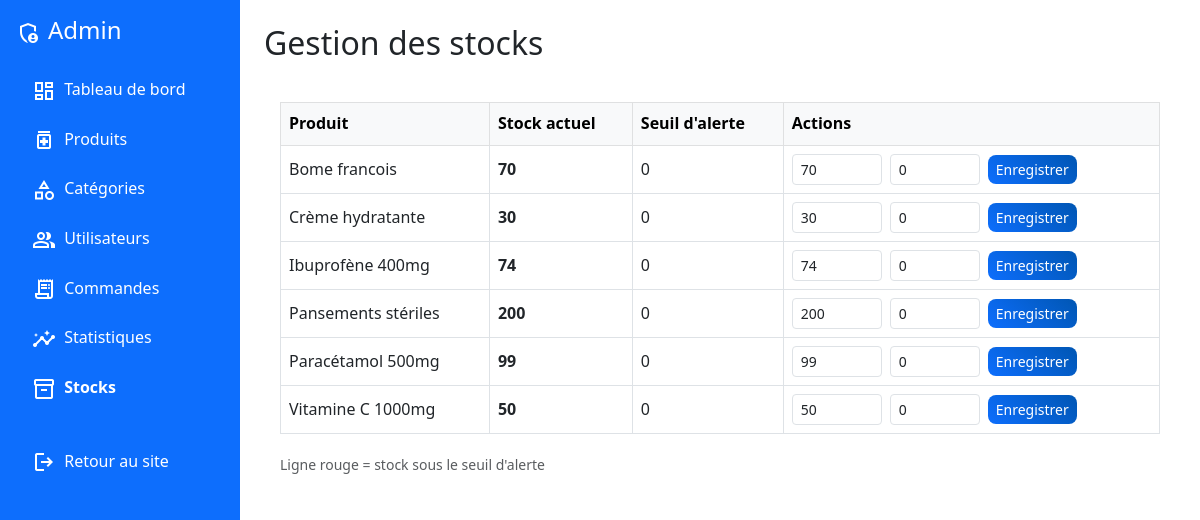
Page /admin/stocks.php (signed in) on the committed database.
### tables this page shows
CREATE TABLE IF NOT EXISTS `produits` (
  `id` int NOT NULL AUTO_INCREMENT,
  `nom` varchar(255) NOT NULL,
  `description` text,
  `prix` decimal(10,2) NOT NULL,
  `prix_promo` decimal(10,2) DEFAULT NULL,
  `stock` int DEFAULT '0',
  `image` varchar(255) DEFAULT NULL,
  `categorie_id` int DEFAULT NULL,
  `fabricant` varchar(255) DEFAULT NULL,
  `date_expiration` date DEFAULT NULL,
  `prescription_requise` tinyint(1) DEFAULT '0',
  `actif` tinyint(1) DEFAULT '1',
  `created_at` timestamp NULL DEFAULT CURRENT_TIMESTAMP,
  `updated_at` timestamp NULL DEFAULT CURRENT_TIMESTAMP ON UPDATE CURRENT_TIMESTAMP,
  `seuil_alerte` int NOT NULL DEFAULT '0',
  PRIMARY KEY (`id`),
  KEY `categorie_id` (`categorie_id`)
);

### admin/stocks.php (the view, shortened to what this page needs)
<?php
$pdo = getDB();
$produits = $pdo->query('SELECT * FROM produits ORDER BY nom')->fetchAll();
?>
<!DOCTYPE html>
<html lang="fr">
<head>
    <link href="https://cdn.jsdelivr.net/npm/bootstrap@5.3.0/dist/css/bootstrap.min.css" rel="stylesheet">
    <link rel="stylesheet" href="../assets/css/style.css">
</head>
<body>
<div class="d-flex" style="min-height:100vh;">
    <nav class="bg-primary text-white p-3" style="width:240px;min-height:100vh;">
        <h4 class="mb-4"><span class="material-symbols-outlined me-2">admin_panel_settings</span>Admin</h4>
        <ul class="nav flex-column">
            <li class="nav-item mb-2"><a href="index.php" class="nav-link text-white"><span class="material-symbols-outlined me-1">dashboard</span> Tableau de bord</a></li>
            <li class="nav-item mb-2"><a href="produits.php" class="nav-link text-white"><span class="material-symbols-outlined me-1">medication</span> Produits</a></li>
            <li class="nav-item mb-2"><a href="categories.php" class="nav-link text-white"><span class="material-symbols-outlined me-1">category</span> Catégories</a></li>
            <li class="nav-item mb-2"><a href="utilisateurs.php" class="nav-link text-white"><span class="material-symbols-outlined me-1">group</span> Utilisateurs</a></li>
            <li class="nav-item mb-2"><a href="commandes.php" class="nav-link text-white"><span class="material-symbols-outlined me-1">receipt_long</span> Commandes</a></li>
            <li class="nav-item mb-2"><a href="stats.php" class="nav-link text-white"><span class="material-symbols-outlined me-1">insights</span> Statistiques</a></li>
            <li class="nav-item mb-2"><a href="stocks.php" class="nav-link text-white fw-bold"><span class="material-symbols-outlined me-1">inventory_2</span> Stocks</a></li>
            <li class="nav-item mt-4"><a href="../index.php" class="nav-link text-white"><span class="material-symbols-outlined me-1">logout</span> Retour au site</a></li>
        </ul>
    </nav>
    <div class="flex-grow-1 p-4">
        <h2 class="mb-4">Gestion des stocks</h2>
        <div class="card">
            <div class="card-body">
                <div class="table-responsive">
                    <table class="table table-bordered align-middle">
                        <thead class="table-light">
                            <tr>
                                <th>Produit</th>
                                <th>Stock actuel</th>
                                <th>Seuil d'alerte</th>
                                <th>Actions</th>
                            </tr>
                        </thead>
                        <tbody>
                            <?php foreach ($produits as $prod): ?>
                            <tr<?= ($prod['stock'] <= $prod['seuil_alerte']) ? ' class="table-danger"' : '' ?>>
                                <td><?= htmlspecialchars($prod['nom']) ?></td>
                                <td><span class="fw-bold<?= ($prod['stock'] <= $prod['seuil_alerte']) ? ' text-danger' : '' ?>"><?= $prod['stock'] ?></span></td>
                                <td><?= $prod['seuil_alerte'] ?></td>
                                <td>
                                    <form method="post" class="d-flex gap-2 align-items-center mb-0">
                                        <input type="number" name="stock" min="0" value="<?= $prod['stock'] ?>" class="form-control form-control-sm" style="width:90px;">
                                        <input type="number" name="seuil" min="0" value="<?= $prod['seuil_alerte'] ?>" class="form-control form-control-sm" style="width:90px;">
                                        <button type="submit" name="update_stock" class="btn btn-sm btn-primary">Enregistrer</button>
                                    </form>
                                </td>
                            </tr>
                            <?php endforeach; ?>
                        </tbody>
                    </table>
                </div>
                <div class="form-text">Ligne rouge = stock sous le seuil d'alerte</div>
            </div>
        </div>
    </div>
</div>
</body>
</html>

### assets/css/style.css (style rules this page uses)
:root { --primary-color: #0d6efd; --secondary-color: #6c757d; --success-color: #198754; --info-color: #0dcaf0; --warning-color: #ffc107; --danger-color: #dc3545; --light-color: #f8f9fa; --dark-color: #212529; }
* { margin: 0; padding: 0; box-sizing: border-box; }
body { font-family: 'Segoe UI', Tahoma, Geneva, Verdana, sans-serif; line-height: 1.6; color: var(--dark-color); }
.card { transition: transform 0.3s ease, box-shadow 0.3s ease; border: none; }
.btn { border-radius: 8px; font-weight: 500; transition: all 0.3s ease; }
.btn-primary { background: linear-gradient(45deg, var(--primary-color), #0056b3); border: none; }
.material-symbols-outlined { vertical-align: middle; }

### rows in the picture
produits: nom "Bome francois", stock "70", seuil_alerte "0", seuil "0"
produits: nom "Crème hydratante", stock "30", seuil_alerte "0", seuil "0"
produits: nom "Ibuprofène 400mg", stock "74", seuil_alerte "0", seuil "0"
produits: nom "Pansements stériles", stock "200", seuil_alerte "0", seuil "0"
produits: nom "Paracétamol 500mg", stock "99", seuil_alerte "0", seuil "0"
produits: nom "Vitamine C 1000mg", stock "50", seuil_alerte "0", seuil "0"
